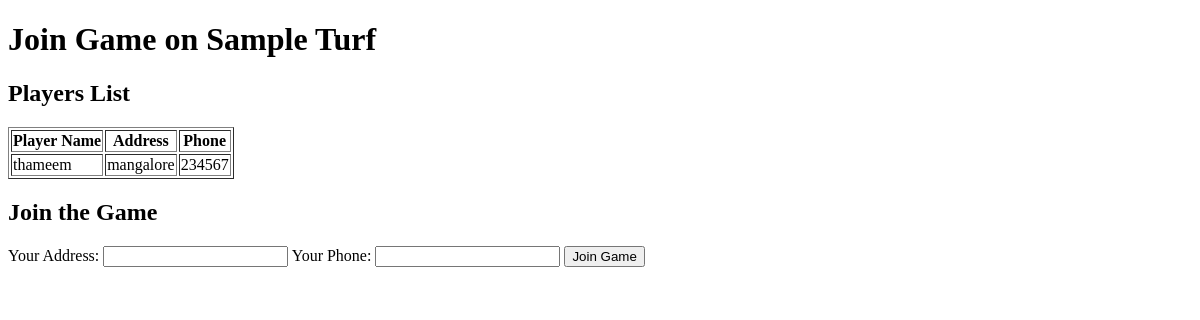
The page /turf/1/join_game/1 (signed in) on the database as committed earlier.
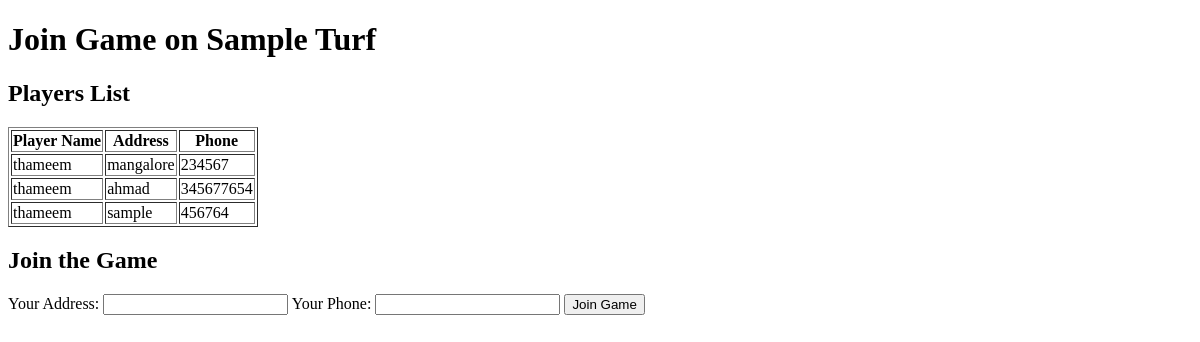
The same page on the database as committed later.
### app.py (models this page shows)
class Turf(db.Model):
    id = db.Column(db.Integer, primary_key=True)
    turf_name = db.Column(db.String(255), nullable=False)
    turf_location = db.Column(db.String(255), nullable=False)
    turf_phone = db.Column(db.String(15), nullable=True)
    games = db.relationship('Game', backref='turf', lazy=True)

class Player(db.Model):
    id = db.Column(db.Integer, primary_key=True)
    game_id = db.Column(db.Integer, db.ForeignKey('game.id'), nullable=False)
    player_name = db.Column(db.String(255), nullable=False)
    player_address = db.Column(db.String(255), nullable=False)
    player_phone = db.Column(db.String(15), nullable=True)

### app.py (the view, shortened to what this page needs)
@app.route('/turf/<int:turf_id>/join_game/<int:game_id>', methods=['GET', 'POST'])
@login_required
def join_game(turf_id, game_id):
    turf = Turf.query.get_or_404(turf_id)
    game = Game.query.get_or_404(game_id)
    return render_template('join_game.html', turf=turf, game=game)

### app.py (called while the page is built)
@login_manager.user_loader
def load_user(user_id):
    return User.query.get(int(user_id))

### templates/join_game.html (shortened to what this page needs)
{% extends 'layout.html' %}
{% block body %}
    <h1>Join Game on {{ turf.turf_name }}</h1>
    <h2>Players List</h2>
    <table border="1">
        <thead>
            <tr>
                <th>Player Name</th>
                <th>Address</th>
                <th>Phone</th>
            </tr>
        </thead>
        <tbody>
            {% for player in game.players %}
                <tr>
                    <td>{{ player.player_name }}</td>
                    <td>{{ player.player_address }}</td>
                    <td>{{ player.player_phone }}</td>
                </tr>
            {% endfor %}
        </tbody>
    </table>
    <h2>Join the Game</h2>
    <form method="POST" action="">
        <label for="player_address">Your Address:</label>
        <input type="text" id="player_address" name="player_address" required>
        <label for="player_phone">Your Phone:</label>
        <input type="text" id="player_phone" name="player_phone" required>
        <input type="submit" value="Join Game">
    </form>
{% endblock body %}

### templates/layout.html (shortened to what this page needs)
<!DOCTYPE html>
<html lang="en">
<head>
</head>
<body>
    {% block body %}
    {% endblock body %}
</body>
</html>

Rows that differ between the two databases and show on the page:
added Player: player_name "thameem", player_address "ahmad", player_phone "345677654"
added Player: player_name "thameem", player_address "sample", player_phone "456764"
